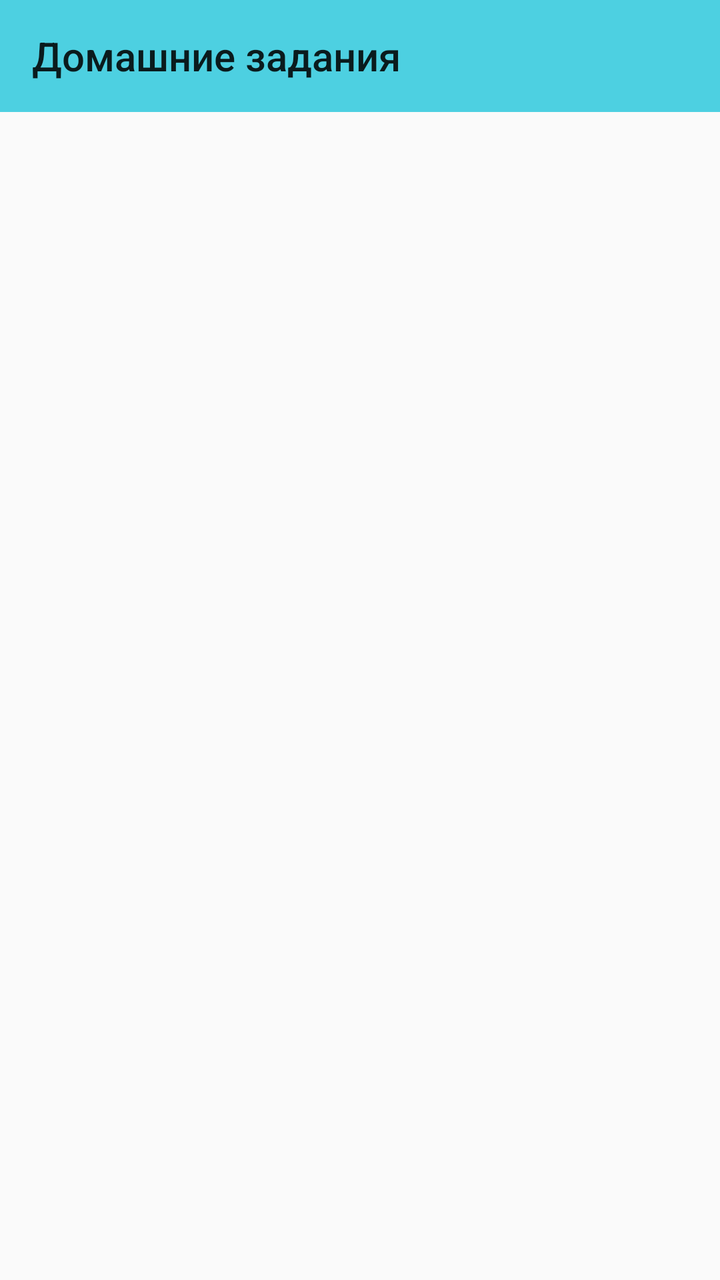
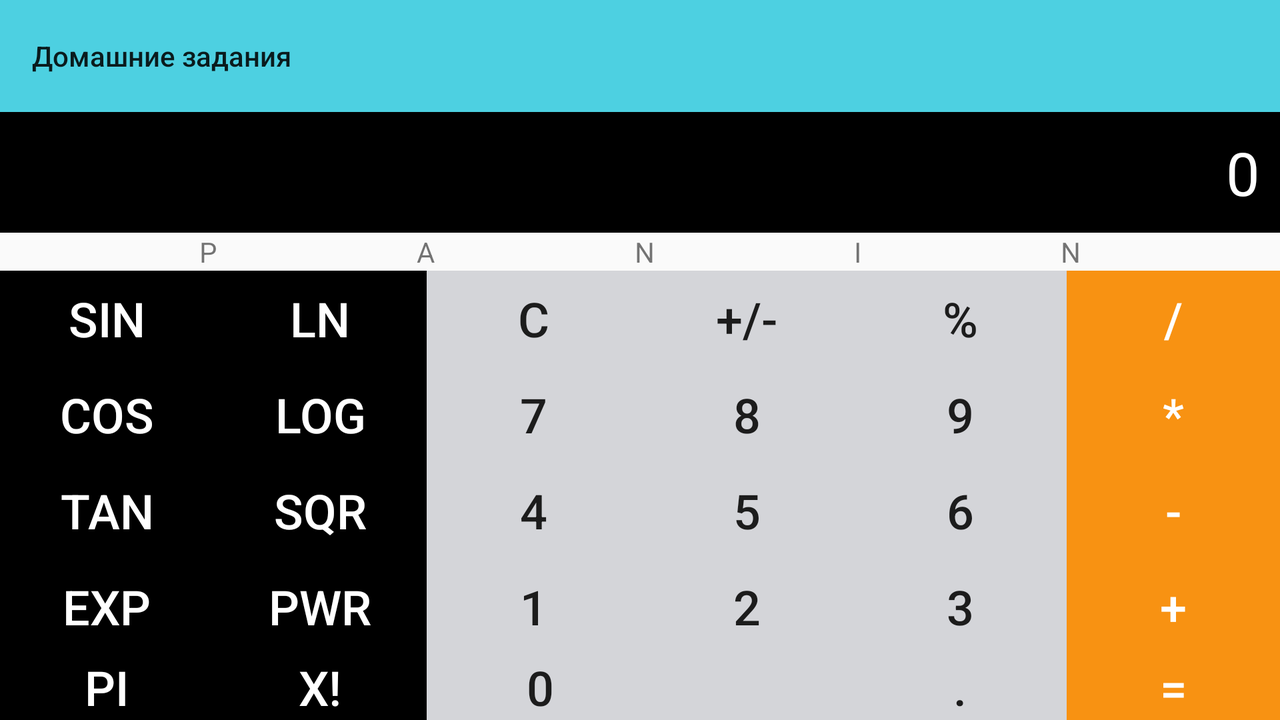

First picture: res/layout/ on a phone held upright. Second picture: the repository's own variant of that layout, on a device whose configuration matches the variant's folder. Source for both follows.
<!-- AndroidManifest.xml: application theme AppTheme -->
<!-- res/layout/activity_331.xml -->
<?xml version="1.0" encoding="utf-8"?>
<androidx.constraintlayout.widget.ConstraintLayout xmlns:android="http://schemas.android.com/apk/res/android"
    xmlns:app="http://schemas.android.com/apk/res-auto"
    xmlns:tools="http://schemas.android.com/tools"
    android:layout_width="match_parent"
    android:layout_height="match_parent"
    tools:context=".T_331">

    <include
        android:id="@+id/included_bar"
        layout="@layout/activity_toolbar" />

</androidx.constraintlayout.widget.ConstraintLayout>
<!-- res/layout/activity_toolbar.xml (included above) -->
<?xml version="1.0" encoding="utf-8"?>
<androidx.constraintlayout.widget.ConstraintLayout xmlns:android="http://schemas.android.com/apk/res/android"
    xmlns:app="http://schemas.android.com/apk/res-auto"
    xmlns:tools="http://schemas.android.com/tools"
    android:layout_width="match_parent"
    android:layout_height="wrap_content">

    <androidx.appcompat.widget.Toolbar
        android:id="@+id/my_toolbar"
        android:layout_width="match_parent"
        android:layout_height="56dp"
        android:background="?attr/colorPrimary"
        android:elevation="4dp"
        app:layout_constraintBottom_toBottomOf="parent"
        app:layout_constraintEnd_toEndOf="parent"
        app:layout_constraintHorizontal_bias="0.0"
        app:layout_constraintStart_toStartOf="parent"
        app:layout_constraintTop_toTopOf="parent"
        app:layout_constraintVertical_bias="0.0"
        app:title="@string/app_name" />

</androidx.constraintlayout.widget.ConstraintLayout>
<!-- resources referenced by this layout -->
<resources>
  <string name="app_name">Домашние задания</string>
  <style name="AppTheme" parent="Theme.AppCompat.Light.NoActionBar">
          
          <item name="colorPrimary">@color/colorPrimary</item>
          <item name="colorPrimaryDark">@color/colorPrimaryDark</item>
          <item name="colorAccent">@color/colorAccent</item>
      </style>
  <color name="colorPrimary">#4dd0e1</color>
  <color name="colorPrimaryDark">#009faf</color>
  <color name="colorAccent">#88ffff</color>
</resources>
<!-- res/layout-land/activity_331.xml (the repository's variant of the layout above) -->
<!-- drawn on the phone turned sideways -->
<?xml version="1.0" encoding="utf-8"?>
<RelativeLayout xmlns:android="http://schemas.android.com/apk/res/android"
    xmlns:app="http://schemas.android.com/apk/res-auto"
    xmlns:tools="http://schemas.android.com/tools"
    android:id="@+id/root"
    android:layout_width="match_parent"
    android:layout_height="match_parent"
    tools:context=".T_331">

    <LinearLayout
        android:id="@+id/toolbar"
        android:layout_width="match_parent"
        android:layout_height="wrap_content"
        android:orientation="vertical">

        <include
            android:id="@+id/included_bar"
            layout="@layout/activity_toolbar" />

    </LinearLayout>

    <LinearLayout
        android:id="@+id/result"
        android:layout_width="match_parent"
        android:layout_height="wrap_content"
        android:layout_below="@id/toolbar">

        <TextView
            android:id="@+id/inputPhone"
            android:layout_width="0dp"
            android:layout_height="match_parent"
            android:layout_weight="1"
            android:background="@color/calcPanels"
            android:padding="10dp"
            android:text="@string/calc_zero"
            android:textAlignment="viewEnd"
            android:textColor="@color/colorText"
            android:textSize="30sp" />

    </LinearLayout>

    <include
        android:id="@+id/nameLineTop"
        layout="@layout/name_line_hor" />

    <LinearLayout
        android:id="@+id/columnsIng"
        android:layout_width="match_parent"
        android:layout_height="match_parent"
        android:layout_below="@id/nameLineTop"
        android:orientation="horizontal">

        <LinearLayout
            android:id="@+id/extraControlsColOne"
            android:layout_width="0dp"
            android:layout_height="match_parent"
            android:layout_weight="1"
            android:orientation="vertical">

            <Button
                android:id="@+id/sinBtn"
                android:layout_width="match_parent"
                android:layout_height="wrap_content"
                android:background="@color/calcPanels"
                android:text="@string/calc_sin"
                android:textColor="@color/colorText"
                android:textSize="24sp"
                tools:ignore="ButtonStyle" />

            <Button
                android:id="@+id/cosBtn"
                android:layout_width="match_parent"
                android:layout_height="wrap_content"
                android:background="@color/calcPanels"
                android:text="@string/calc_cos"
                android:textColor="@color/colorText"
                android:textSize="24sp"
                tools:ignore="ButtonStyle" />

            <Button
                android:id="@+id/tanBtn"
                android:layout_width="match_parent"
                android:layout_height="wrap_content"
                android:background="@color/calcPanels"
                android:text="@string/calc_tan"
                android:textColor="@color/colorText"
                android:textSize="24sp"
                tools:ignore="ButtonStyle" />

            <Button
                android:id="@+id/expBtn"
                android:layout_width="match_parent"
                android:layout_height="wrap_content"
                android:background="@color/calcPanels"
                android:text="@string/calc_exp"
                android:textColor="@color/colorText"
                android:textSize="24sp"
                tools:ignore="ButtonStyle" />

            <Button
                android:id="@+id/piBtn"
                android:layout_width="match_parent"
                android:layout_height="wrap_content"
                android:background="@color/calcPanels"
                android:text="@string/calc_PI"
                android:textColor="@color/colorText"
                android:textSize="24sp"
                tools:ignore="ButtonStyle" />

        </LinearLayout>

        <LinearLayout
            android:id="@+id/extraControlsColTwo"
            android:layout_width="0dp"
            android:layout_height="match_parent"
            android:layout_weight="1"
            android:orientation="vertical">

            <Button
                android:id="@+id/lnBtn"
                android:layout_width="match_parent"
                android:layout_height="wrap_content"
                android:background="@color/calcPanels"
                android:text="@string/calc_ln"
                android:textColor="@color/colorText"
                android:textSize="24sp"
                tools:ignore="ButtonStyle" />

            <Button
                android:id="@+id/logBtn"
                android:layout_width="match_parent"
                android:layout_height="wrap_content"
                android:background="@color/calcPanels"
                android:text="@string/calc_log"
                android:textColor="@color/colorText"
                android:textSize="24sp"
                tools:ignore="ButtonStyle" />

            <Button
                android:id="@+id/squareBtn"
                android:layout_width="match_parent"
                android:layout_height="wrap_content"
                android:background="@color/calcPanels"
                android:text="@string/calc_square"
                android:textColor="@color/colorText"
                android:textSize="24sp"
                tools:ignore="ButtonStyle" />

            <Button
                android:id="@+id/pwrBtn"
                android:layout_width="match_parent"
                android:layout_height="wrap_content"
                android:background="@color/calcPanels"
                android:text="@string/calc_pwr"
                android:textColor="@color/colorText"
                android:textSize="24sp"
                tools:ignore="ButtonStyle" />

            <Button
                android:id="@+id/factorialBtn"
                android:layout_width="match_parent"
                android:layout_height="wrap_content"
                android:background="@color/calcPanels"
                android:text="@string/calc_factorial"
                android:textColor="@color/colorText"
                android:textSize="24sp"
                tools:ignore="ButtonStyle" />

        </LinearLayout>

        <LinearLayout
            android:id="@+id/leftColumnIng"
            android:layout_width="0dp"
            android:layout_height="match_parent"
            android:layout_weight="3"
            android:orientation="vertical"
            tools:visibility="visible">

            <LinearLayout
                android:id="@+id/controlsTopIng"
                android:layout_width="match_parent"
                android:layout_height="wrap_content"
                android:orientation="horizontal">

                <Button
                    android:id="@+id/resetBtnIng"
                    android:layout_width="0dp"
                    android:layout_height="wrap_content"
                    android:layout_weight="3"
                    android:background="@color/calcButtons"
                    android:text="@string/calc_reset"
                    android:textSize="24sp"
                    tools:ignore="ButtonStyle" />

                <Button
                    android:id="@+id/plusMinusBtnIng"
                    android:layout_width="0dp"
                    android:layout_height="wrap_content"
                    android:layout_weight="3"
                    android:background="@color/calcButtons"
                    android:text="@string/calc_plus_minus"
                    android:textSize="24sp"
                    tools:ignore="ButtonStyle" />

                <Button
                    android:id="@+id/percentBtnIng"
                    android:layout_width="0dp"
                    android:layout_height="wrap_content"
                    android:layout_weight="3"
                    android:background="@color/calcButtons"
                    android:text="@string/calc_percent"
                    android:textSize="24sp"
                    tools:ignore="ButtonStyle" />

            </LinearLayout>

            <LinearLayout
                android:id="@+id/numRowOneIng"
                android:layout_width="match_parent"
                android:layout_height="wrap_content"
                android:orientation="horizontal">

                <Button
                    android:id="@+id/sevenBtn"
                    android:layout_width="0dp"
                    android:layout_height="wrap_content"
                    android:layout_weight="3"
                    android:background="@color/calcButtons"
                    android:text="@string/calc_seven"
                    android:textSize="24sp"
                    tools:ignore="ButtonStyle" />

                <Button
                    android:id="@+id/eightBtn"
                    android:layout_width="0dp"
                    android:layout_height="wrap_content"
                    android:layout_weight="3"
                    android:background="@color/calcButtons"
                    android:text="@string/calc_eight"
                    android:textSize="24sp"
                    tools:ignore="ButtonStyle" />

                <Button
                    android:id="@+id/nineBtn"
                    android:layout_width="0dp"
                    android:layout_height="wrap_content"
                    android:layout_weight="3"
                    android:background="@color/calcButtons"
                    android:text="@string/calc_nine"
                    android:textSize="24sp"
                    tools:ignore="ButtonStyle" />

            </LinearLayout>

            <LinearLayout
                android:id="@+id/numRowTwoIng"
                android:layout_width="match_parent"
                android:layout_height="wrap_content"
                android:orientation="horizontal">

                <Button
                    android:id="@+id/fourBtn"
                    android:layout_width="0dp"
                    android:layout_height="wrap_content"
                    android:layout_weight="3"
                    android:background="@color/calcButtons"
                    android:text="@string/calc_four"
                    android:textSize="24sp"
                    tools:ignore="ButtonStyle" />

                <Button
                    android:id="@+id/fiveBtn"
                    android:layout_width="0dp"
                    android:layout_height="wrap_content"
                    android:layout_weight="3"
                    android:background="@color/calcButtons"
                    android:text="@string/calc_five"
                    android:textSize="24sp"
                    tools:ignore="ButtonStyle" />

                <Button
                    android:id="@+id/sixBtn"
                    android:layout_width="0dp"
                    android:layout_height="wrap_content"
                    android:layout_weight="3"
                    android:background="@color/calcButtons"
                    android:text="@string/calc_six"
                    android:textSize="24sp"
                    tools:ignore="ButtonStyle" />

            </LinearLayout>

            <LinearLayout
                android:id="@+id/numRowThree"
                android:layout_width="match_parent"
                android:layout_height="wrap_content"
                android:orientation="horizontal">

                <Button
                    android:id="@+id/oneBtn"
                    android:layout_width="0dp"
                    android:layout_height="wrap_content"
                    android:layout_weight="3"
                    android:background="@color/calcButtons"
                    android:text="@string/calc_one"
                    android:textSize="24sp"
                    tools:ignore="ButtonStyle" />

                <Button
                    android:id="@+id/twoBtn"
                    android:layout_width="0dp"
                    android:layout_height="wrap_content"
                    android:layout_weight="3"
                    android:background="@color/calcButtons"
                    android:text="@string/calc_two"
                    android:textSize="24sp"
                    tools:ignore="ButtonStyle" />

                <Button
                    android:id="@+id/threeBtn"
                    android:layout_width="0dp"
                    android:layout_height="wrap_content"
                    android:layout_weight="3"
                    android:background="@color/calcButtons"
                    android:text="@string/calc_three"
                    android:textSize="24sp"
                    tools:ignore="ButtonStyle" />

            </LinearLayout>

            <LinearLayout
                android:id="@+id/numRowFourIng"
                android:layout_width="match_parent"
                android:layout_height="wrap_content"
                android:orientation="horizontal">

                <Button
                    android:id="@+id/zeroBtn"
                    android:layout_width="0dp"
                    android:layout_height="wrap_content"
                    android:layout_weight="2"
                    android:background="@color/calcButtons"
                    android:paddingStart="50dp"
                    android:text="@string/calc_zero"
                    android:textAlignment="viewStart"
                    android:textSize="24sp"
                    tools:ignore="ButtonStyle" />

                <Button
                    android:id="@+id/dotBtn"
                    android:layout_width="0dp"
                    android:layout_height="wrap_content"
                    android:layout_weight="1"
                    android:background="@color/calcButtons"
                    android:text="@string/calc_dot"
                    android:textSize="24sp"
                    tools:ignore="ButtonStyle" />

            </LinearLayout>
        </LinearLayout>

        <LinearLayout
            android:id="@+id/controlsRightIng"
            android:layout_width="0dp"
            android:layout_height="match_parent"
            android:layout_weight="1"
            android:orientation="vertical">

            <Button
                android:id="@+id/divideBtnIng"
                android:layout_width="match_parent"
                android:layout_height="wrap_content"
                android:background="@color/calcControls"
                android:text="@string/calc_divide"
                android:textColor="@color/colorBG"
                android:textSize="24sp"
                tools:ignore="ButtonStyle" />

            <Button
                android:id="@+id/multiplyBtnIng"
                android:layout_width="match_parent"
                android:layout_height="wrap_content"
                android:background="@color/calcControls"
                android:text="@string/calc_multiply"
                android:textColor="@color/colorText"
                android:textSize="24sp"
                tools:ignore="ButtonStyle" />


            <Button
                android:id="@+id/minusBtnIng"
                android:layout_width="match_parent"
                android:layout_height="wrap_content"
                android:background="@color/calcControls"
                android:text="@string/calc_minus"
                android:textColor="@color/colorText"
                android:textSize="24sp"
                tools:ignore="ButtonStyle" />


            <Button
                android:id="@+id/plusBtnIng"
                android:layout_width="match_parent"
                android:layout_height="wrap_content"
                android:background="@color/calcControls"
                android:text="@string/calc_plus"
                android:textColor="@color/colorText"
                android:textSize="24sp"
                tools:ignore="ButtonStyle" />


            <Button
                android:id="@+id/equalsBtnIng"
                android:layout_width="match_parent"
                android:layout_height="wrap_content"
                android:background="@color/calcControls"
                android:text="@string/calc_equals"
                android:textColor="@color/colorText"
                android:textSize="24sp"
                tools:ignore="ButtonStyle" />

        </LinearLayout>

    </LinearLayout>

</RelativeLayout>
<!-- res/layout/name_line_hor.xml (included above) -->
<?xml version="1.0" encoding="utf-8"?>
<androidx.constraintlayout.widget.ConstraintLayout xmlns:android="http://schemas.android.com/apk/res/android"
    xmlns:app="http://schemas.android.com/apk/res-auto"
    android:id="@+id/nameLine"
    android:layout_width="match_parent"
    android:layout_height="wrap_content"
    android:layout_below="@id/result">

    <TextView
        android:id="@+id/view1"
        android:layout_width="wrap_content"
        android:layout_height="wrap_content"
        android:text="@string/letter_p"
        app:layout_constraintBottom_toBottomOf="parent"
        app:layout_constraintLeft_toLeftOf="parent"
        app:layout_constraintRight_toLeftOf="@+id/view2"
        app:layout_constraintTop_toTopOf="parent"
        app:layout_constraintHorizontal_chainStyle="spread"
        app:layout_constraintVertical_chainStyle="spread"/>

    <TextView
        android:id="@+id/view2"
        android:layout_width="wrap_content"
        android:layout_height="wrap_content"
        android:text="@string/letter_a"
        app:layout_constraintBottom_toBottomOf="parent"
        app:layout_constraintLeft_toRightOf="@+id/view1"
        app:layout_constraintRight_toLeftOf="@+id/view3"
        app:layout_constraintTop_toTopOf="parent"
        app:layout_constraintHorizontal_chainStyle="spread"
        app:layout_constraintVertical_chainStyle="spread"/>

    <TextView
        android:id="@+id/view3"
        android:layout_width="wrap_content"
        android:layout_height="wrap_content"
        android:text="@string/letter_n"
        app:layout_constraintBottom_toBottomOf="parent"
        app:layout_constraintLeft_toRightOf="@+id/view2"
        app:layout_constraintRight_toRightOf="@id/view4"
        app:layout_constraintTop_toTopOf="parent"
        app:layout_constraintHorizontal_chainStyle="spread"
        app:layout_constraintVertical_chainStyle="spread"/>

    <TextView
        android:id="@+id/view4"
        android:layout_width="wrap_content"
        android:layout_height="wrap_content"
        android:text="@string/letter_i"
        app:layout_constraintBottom_toBottomOf="parent"
        app:layout_constraintLeft_toRightOf="@+id/view3"
        app:layout_constraintRight_toLeftOf="@+id/view5"
        app:layout_constraintTop_toTopOf="parent"
        app:layout_constraintHorizontal_chainStyle="spread"
        app:layout_constraintVertical_chainStyle="spread"/>

    <TextView
        android:id="@+id/view5"
        android:layout_width="wrap_content"
        android:layout_height="wrap_content"
        android:text="@string/letter_n"
        app:layout_constraintBottom_toBottomOf="parent"
        app:layout_constraintLeft_toRightOf="@+id/view4"
        app:layout_constraintRight_toRightOf="parent"
        app:layout_constraintTop_toTopOf="parent"
        app:layout_constraintHorizontal_chainStyle="spread"
        app:layout_constraintVertical_chainStyle="spread"/>

</androidx.constraintlayout.widget.ConstraintLayout>
<!-- resources referenced by the variant -->
<!-- as the phone turned sideways resolves them -->
<resources>
  <color name="calcButtons">#D4D5D9</color>
  <color name="calcControls">#F89212</color>
  <color name="calcPanels">#000000</color>
  <color name="colorBG">#FFFFFF</color>
  <color name="colorText">#FFFFFF</color>
  <string name="app_name">Домашние задания</string>
  <string name="calc_PI">PI</string>
  <string name="calc_cos">cos</string>
  <string name="calc_divide">/</string>
  <string name="calc_dot">.</string>
  <string name="calc_eight">8</string>
  <string name="calc_equals">=</string>
  <string name="calc_exp">EXP</string>
  <string name="calc_factorial">x!</string>
  <string name="calc_five">5</string>
  <string name="calc_four">4</string>
  <string name="calc_ln">ln</string>
  <string name="calc_log">log</string>
  <string name="calc_minus">-</string>
  <string name="calc_multiply">*</string>
  <string name="calc_nine">9</string>
  <string name="calc_one">1</string>
  <string name="calc_percent">%</string>
  <string name="calc_plus">+</string>
  <string name="calc_plus_minus">+/-</string>
  <string name="calc_pwr">PWR</string>
  <string name="calc_reset">С</string>
  <string name="calc_seven">7</string>
  <string name="calc_sin">sin</string>
  <string name="calc_six">6</string>
  <string name="calc_square">SQR</string>
  <string name="calc_tan">tan</string>
  <string name="calc_three">3</string>
  <string name="calc_two">2</string>
  <string name="calc_zero">0</string>
  <string name="letter_a">A</string>
  <string name="letter_i">I</string>
  <string name="letter_n">N</string>
  <string name="letter_p">P</string>
  <style name="AppTheme" parent="Theme.AppCompat.Light.NoActionBar">
          
          <item name="colorPrimary">@color/colorPrimary</item>
          <item name="colorPrimaryDark">@color/colorPrimaryDark</item>
          <item name="colorAccent">@color/colorAccent</item>
      </style>
  <color name="colorPrimary">#4dd0e1</color>
  <color name="colorPrimaryDark">#009faf</color>
  <color name="colorAccent">#88ffff</color>
</resources>
